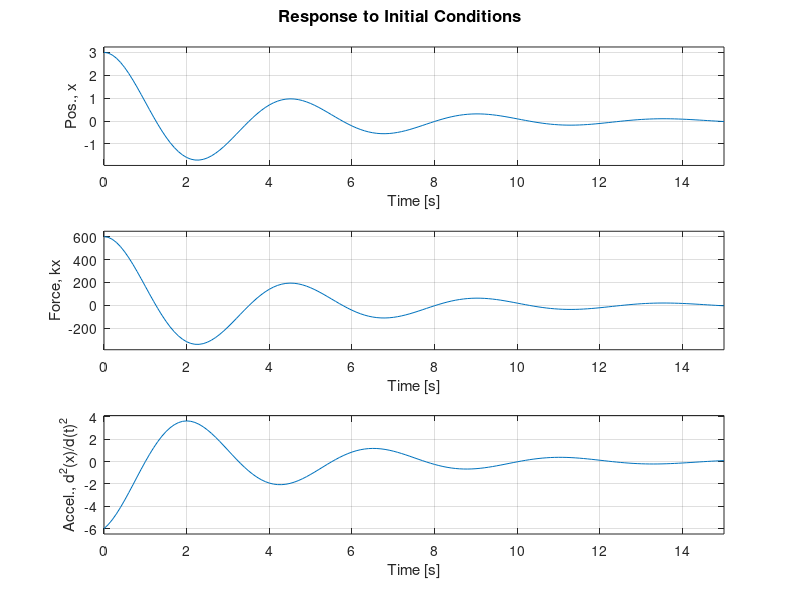

Recreate this plot in MATLAB. (Note: this script raises an error after producing the figure.)
%
% ME3050 - TTU 
% State Space System Toolbox with MATLAB
% Tristan Hill, March 05, 2020
%

clear variables;close all;clc

% define any constants needed
m=100;
k=200;
c=50;

x0=0;
v0=3;

time=0:.1:15;

% define the components of the State Space Model
A=[0, 1 ;-k/m, -c/m]

B=[0; 1/m];

C=[1, 0; k, 0; -k/m, -c/m]

D=[0;0;1/m]

% use the SS function to create a system object
sys1=ss(A,B,C,D);
sys1.OutputName={'Pos., x','Force, kx','Accel., d^2(x)/d(t)^2'};

% use various functions to simulate system response
% response from initial conditions
figure(1)
initial(sys1,[v0,x0],time)

% step response
figure(2)
opts=stepDataOptions('StepAmplitude',3);
step(sys1,time,opts)

% impulse response
figure(3)
impulse(sys1)

